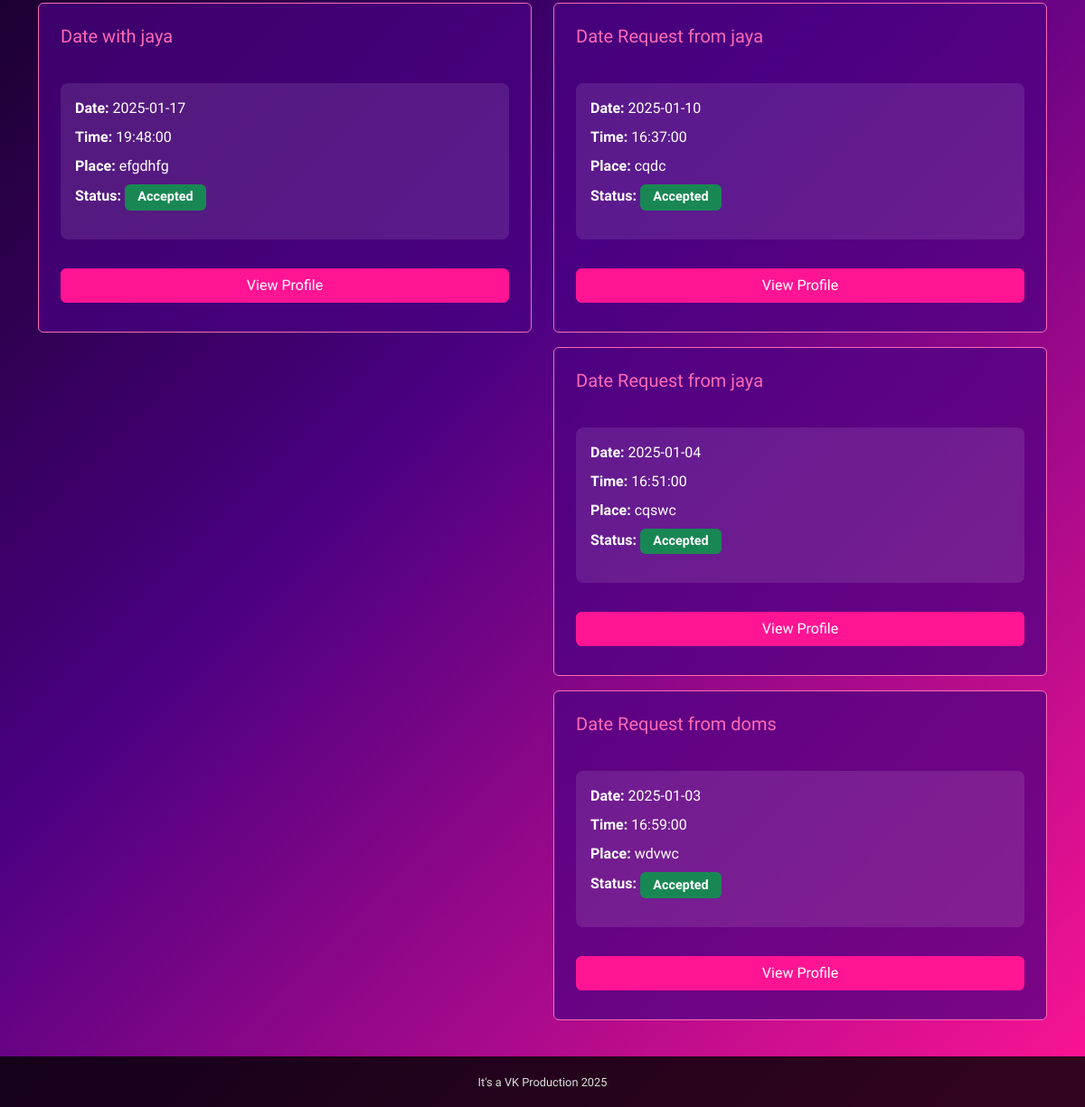
Before: /dates (signed in, lower part) with the older database file.
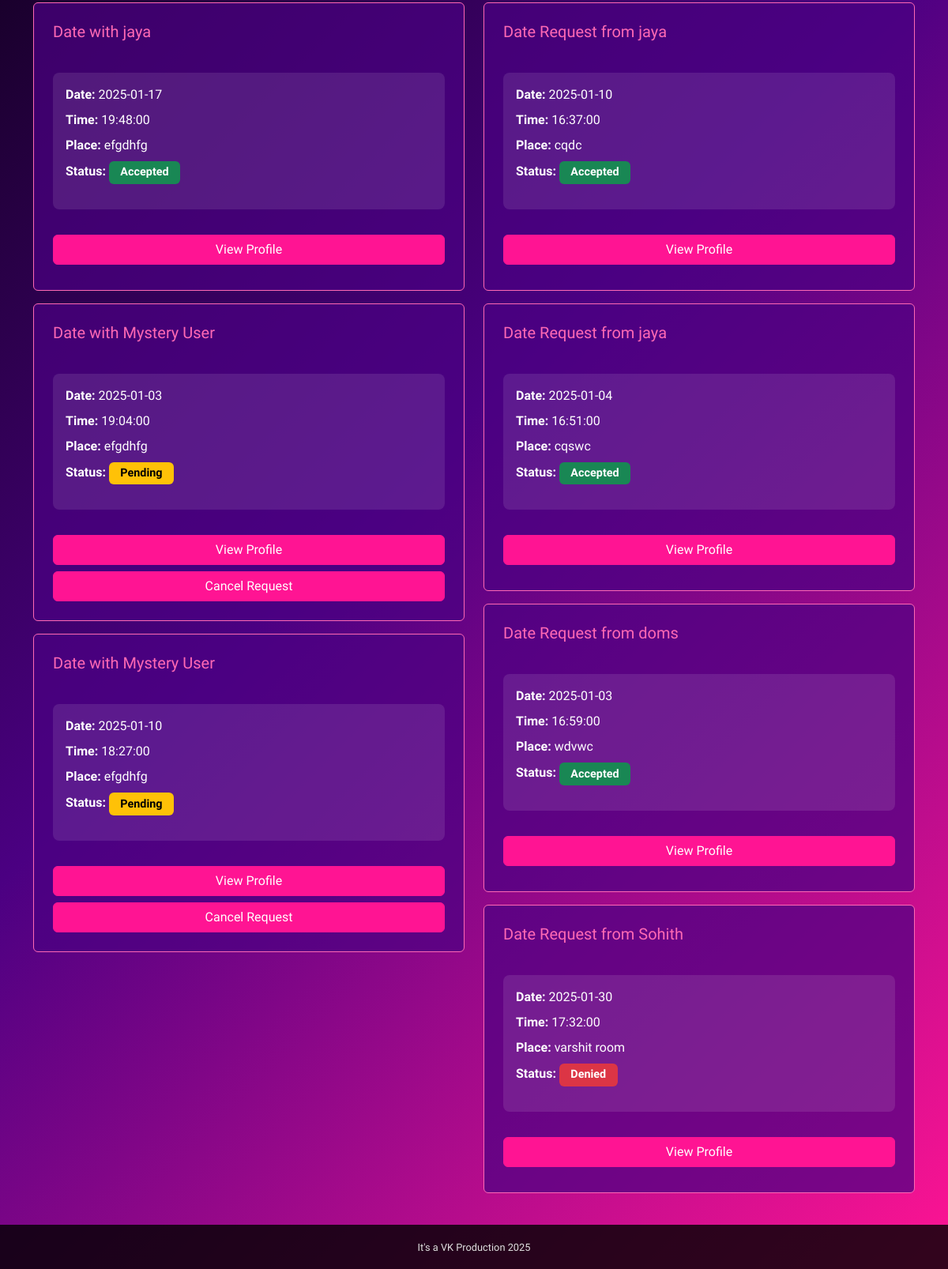
After: the same page with the newer database file.
### app.py (models this page shows)
class DateRequest(db.Model):
    id = db.Column(db.String(36), primary_key=True, default=lambda: str(uuid4()))
    sender_id = db.Column(db.String(36), db.ForeignKey('user.id'), nullable=False)
    receiver_id = db.Column(db.String(36), db.ForeignKey('user.id'), nullable=False)
    date = db.Column(db.Date, nullable=False)
    time = db.Column(db.Time, nullable=False)
    place = db.Column(db.String(255), nullable=False)
    status = db.Column(db.String(20), default='pending')
    parent_request_id = db.Column(db.String(36), db.ForeignKey('date_request.id'))
    is_blind_date = db.Column(db.Boolean, default=False)
    sender = db.relationship('User', foreign_keys=[sender_id], backref='sent_requests')
    receiver = db.relationship('User', foreign_keys=[receiver_id], backref='received_requests')
    parent_request = db.relationship('DateRequest', remote_side=[id], backref='child_requests')

class User(UserMixin, db.Model):
    id = db.Column(db.String(36), primary_key=True, default=lambda: str(uuid4()))
    email = db.Column(db.String(120), unique=True, nullable=False)
    password = db.Column(db.String(255), nullable=False)
    name = db.Column(db.String(100), nullable=False)
    gender = db.Column(db.String(20), nullable=False)
    branch = db.Column(db.String(50), nullable=False)
    year = db.Column(db.Integer, nullable=False)
    state = db.Column(db.String(50), nullable=False)
    hobbies = db.Column(db.String(255))
    bio = db.Column(db.Text)
    image = db.Column(db.String(255))
    previous_relationships = db.Column(db.Integer, default=0)
    previous_dates = db.Column(db.Integer, default=0)
    insta_id = db.Column(db.String(100))
    ideal_weekend = db.Column(db.String(50))
    music_taste = db.Column(db.String(100))
    societies = db.Column(db.String(500))
    favorite_sports = db.Column(db.String(200))
    cgpa = db.Column(db.Float, nullable=True)
    leisure_activities = db.Column(db.String(100))
    personality_type = db.Column(db.String(50))
    sleep_schedule = db.Column(db.String(50))
    aspirations = db.Column(db.String(50))
    dream_date = db.Column(db.String(255))
    communication_style = db.Column(db.String(50))
    relationship_looking_for = db.Column(db.String(50))

### app.py (the view)
@app.route('/dates')
@login_required
def dates():
    user_id = current_user.id
    sent_requests = DateRequest.query.filter_by(sender_id=user_id).all()
    received_requests = DateRequest.query.filter_by(receiver_id=user_id).all()
    return render_template('dates.html', sent_requests=sent_requests, received_requests=received_requests)

### app.py (called while the page is built)
@login_manager.user_loader
def load_user(user_id):
    return User.query.get(user_id)

### templates/dates.html (shortened to what the changed rows need)
{% extends "base.html" %}
{% block content %}
<div class="row">
    <div class="col-md-6">
        <div class="sent-requests">
        {% for request in sent_requests %}
            <div class="card mb-3">
                <div class="card-body p-4">
                    <h5 class="card-title mb-4">
                        {% if request.is_blind_date %}
                            Date with Mystery User
                        {% else %}
                            Date with {{ request.receiver.name }}
                        {% endif %}
                    </h5>
                    <div class="date-info">
                        <p class="card-text mb-2"><strong>Date:</strong> {{ request.date }}</p>
                        <p class="card-text mb-2"><strong>Time:</strong> {{ request.time }}</p>
                        <p class="card-text mb-2"><strong>Place:</strong> {{ request.place }}</p>
                        <p class="card-text mb-3">
                            <strong>Status:</strong>
                            <span class="badge {% if request.status == 'pending' %}bg-warning{% elif request.status == 'accepted' %}bg-success{% elif request.status == 'denied' %}bg-danger{% elif request.status == 'altered' %}bg-info{% endif %}">
                                {{ request.status }}
                            </span>
                        </p>
                    </div>
                    <div class="actions mt-3">
                        <button class="btn btn-info view-profile mb-2 w-100"
                                data-user-id="{{ request.receiver_id if request.sender_id == current_user.id else request.sender_id }}"
                                data-is-blind="{{ 'true' if request.is_blind_date else 'false' }}">
                            View Profile
                        </button>
                        {% if request.status == 'pending' or request.status == 'altered' %}
                            <button class="btn btn-danger cancel-request w-100" data-request-id="{{ request.id }}">
                                Cancel Request
                            </button>
                        {% endif %}
                    </div>
                </div>
            </div>
        {% endfor %}
        </div>
    </div>
    <div class="col-md-6">
        <div class="received-requests">
        {% for request in received_requests %}
            <div class="card mb-3">
                <div class="card-body p-4">
                    <h5 class="card-title mb-4">
                        {% if request.is_blind_date %}
                            Date Request from Mystery User
                        {% else %}
                            Date Request from {{ request.sender.name }}
                        {% endif %}
                    </h5>
                    <div class="date-info">
                        <p class="card-text mb-2"><strong>Date:</strong> {{ request.date }}</p>
                        <p class="card-text mb-2"><strong>Time:</strong> {{ request.time }}</p>
                        <p class="card-text mb-2"><strong>Place:</strong> {{ request.place }}</p>
                        <p class="card-text mb-3">
                            <strong>Status:</strong>
                            <span class="badge {% if request.status == 'pending' %}bg-warning{% elif request.status == 'accepted' %}bg-success{% elif request.status == 'denied' %}bg-danger{% elif request.status == 'altered' %}bg-info{% endif %}">
                                {{ request.status }}
                            </span>
                        </p>
                    </div>
                    <div class="actions mt-3">
                        <button class="btn btn-info view-profile mb-2 w-100"
                                data-user-id="{{ request.sender_id if request.sender_id != current_user.id else request.receiver_id }}"
                                data-is-blind="{{ 'true' if request.is_blind_date else 'false' }}">
                            View Profile
                        </button>
                    </div>
                </div>
            </div>
        {% endfor %}
        </div>
    </div>
</div>
{% endblock %}

Changed rows visible on the page:
added DateRequest: is_blind_date "Date with Mystery User", date "2025-01-03", time "19:04:00", place "efgdhfg", status "Pending"
added DateRequest: is_blind_date "Date with Mystery User", date "2025-01-10", time "18:27:00", place "efgdhfg", status "Pending"
added DateRequest: sender.name "Sohith", date "2025-01-30", time "17:32:00", place "varshit room", status "Denied"
